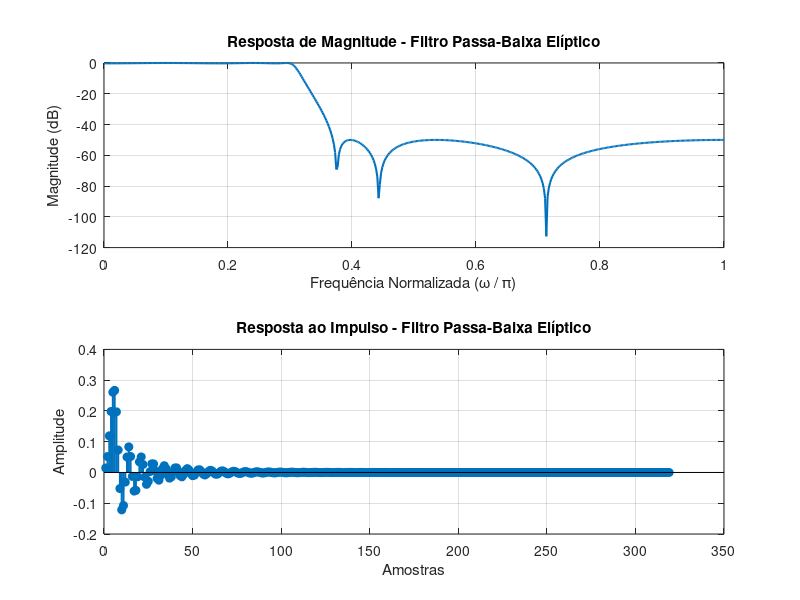

Reproduce this figure in MATLAB.
pkg load signal

% Especificações do filtro
Omega_p = 0.3 * pi; % Frequência de borda da banda passante
Omega_s = 0.4 * pi; % Frequência de borda da banda de parada
Rp = 0.25;          % Ondulação máxima na banda passante (dB)
As = 50;            % Atenuação mínima na banda de parada (dB)

% Normalização das frequências
Wp = Omega_p / pi; % Frequência de borda da banda passante normalizada
Ws = Omega_s / pi; % Frequência de borda da banda de parada normalizada

% Cálculo da ordem e frequência de corte do filtro digital elíptico
[n, Wn] = ellipord(Wp, Ws, Rp, As); % Ordem e frequência de corte
fprintf('Ordem do filtro (ellip): %d\n', n);

% Projeto do filtro digital elíptico
[b_ellip, a_ellip] = ellip(n, Rp, As, Wn, 'low');

% Análise da resposta em frequência
[H_ellip, omega_ellip] = freqz(b_ellip, a_ellip, linspace(0, pi, 500)); % Frequência normalizada
magnitude_ellip_dB = 20 * log10(abs(H_ellip)); % Magnitude em dB

% Resposta ao impulso
impulse_response_ellip = impz(b_ellip, a_ellip);

% Plotagem dos resultados
figure;

% Resposta em frequência
subplot(2, 1, 1);
plot(omega_ellip / pi, magnitude_ellip_dB, 'LineWidth', 1.5);
xlabel('Frequência Normalizada (\omega / \pi)');
ylabel('Magnitude (dB)');
title('Resposta de Magnitude - Filtro Passa-Baixa Elíptico');
grid on;

% Resposta ao impulso
subplot(2, 1, 2);
stem(impulse_response_ellip, 'filled', 'LineWidth', 1.5);
xlabel('Amostras');
ylabel('Amplitude');
title('Resposta ao Impulso - Filtro Passa-Baixa Elíptico');
grid on;
% pause(10);
print("trab4/3-b)png", "-dpng");